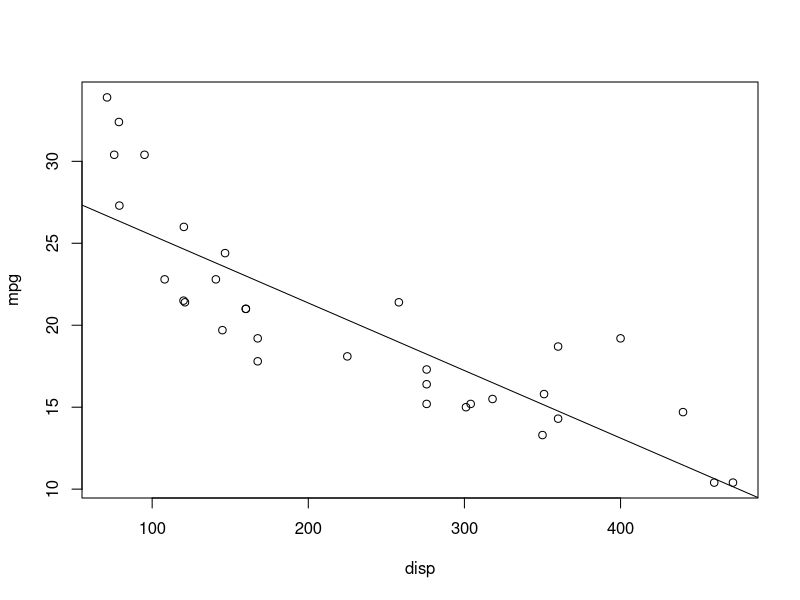
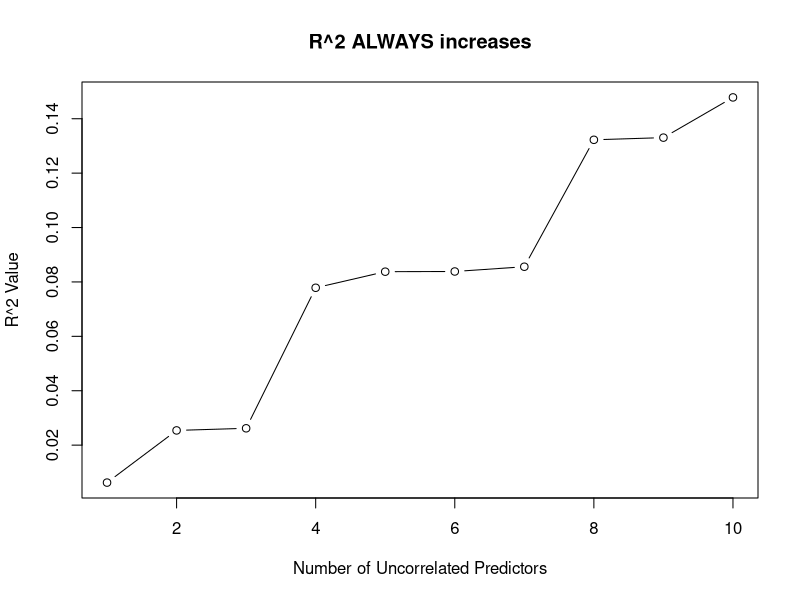
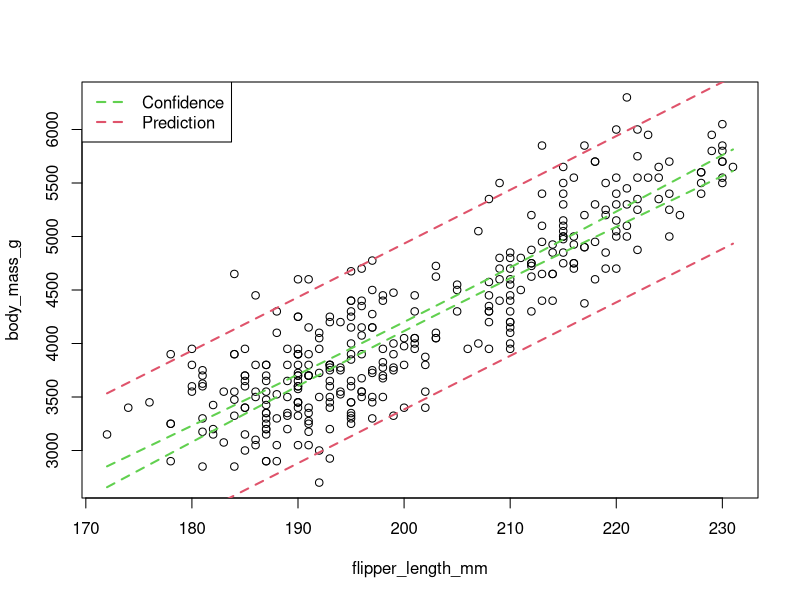
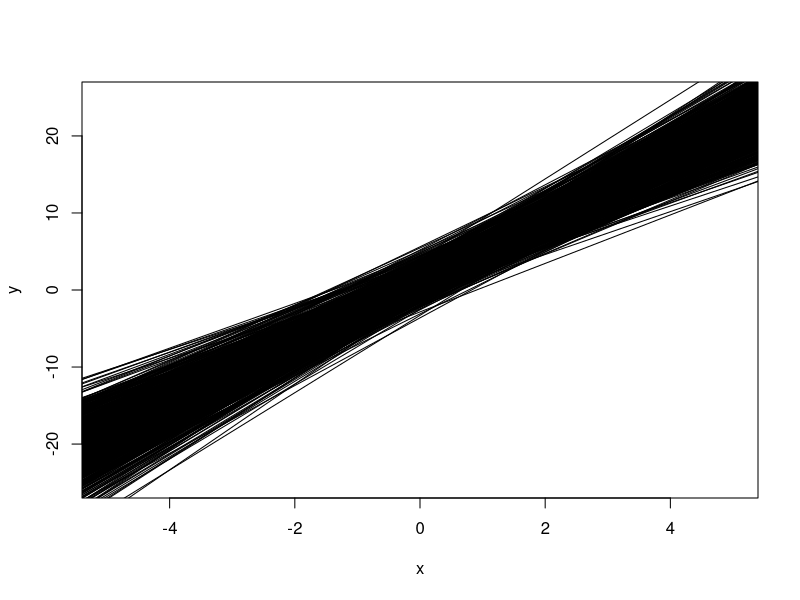

Source code (R) for these figures, in order:
## ---- chunk 1
#| label: setup
#| include: false
set.seed(2112)
## ---- chunk 2
#| label: XTX = XTXT
#| echo: true
#| eval: true
## Demonstration that they're true (up to a rounding error)
mylm <- broom::augment(lm(mpg ~ disp, data = mtcars))
sum(mylm$.resid * mylm$.fitted)
mean(mylm$.resid)
X <- model.matrix(mpg ~ disp, data = mtcars)
all.equal(t(X) %*% X, t(t(X) %*% X))
## ---- chunk 3
#| label: mpg-anova-only
#| echo: true
anova(lm(mpg ~ disp, data = mtcars)) |> 
    knitr::kable()
## ---- chunk 4
#| label: plot-mpg
#| fig-width: 4
#| fig-height: 5
plot(mpg ~ disp, data = mtcars)
abline(lm(mpg ~ disp, data = mtcars))
## ---- chunk 5
#| label: mpg-anova
#| echo: true
anova(lm(mpg ~ qsec, data = mtcars)) |> 
    knitr::kable()

summary(lm(mpg ~ qsec, data = mtcars))$coef |>
    knitr::kable()
## ---- chunk 6
#| label: mpg-anova-multi
#| echo: true
anova(lm(mpg ~ qsec + disp, data = mtcars)) |> 
    knitr::kable()

summary(lm(mpg ~ qsec + disp, data = mtcars))$coef |>
    knitr::kable()
## ---- chunk 7
#| label: r-sq-increases-plot
#| echo: false
#| eval: true
#| fig-height: 4.5
#| fig-width: 4
nx <- 10 # Number of uncorrelated predictores
uncorr <- matrix(rnorm(50*(nx + 1)), 
    nrow = 50, ncol = nx + 1)
## First column is y, rest are x
colnames(uncorr) <- c("y", paste0("x", 1:nx))
uncorr <- as.data.frame(uncorr)

rsquares <- NA
for (i in 2:(nx + 1)) {
    rsquares <- c(rsquares,
        summary(lm(y ~ ., 
            data = uncorr[,1:i]))$r.squared)
}
plot(1:10, rsquares[-1], type = "b",
    xlab = "Number of Uncorrelated Predictors",
    ylab = "R^2 Value",
    main = "R^2 ALWAYS increases")
## ---- chunk 8
#| label: f-test-type-1-error
#| code-fold: false
n <- 50
p <- 11
X <- matrix(
    data = c(rep(1, n),
        runif(n * (p - 1), -5, 5)),
    ncol = p)
beta <- c(p - 1, rep(0, p - 1)) # beta_0 = 10, will not affect results
y <- X %*% beta + rnorm(n, 0, 3)

mydf <- data.frame(y, X[, -1])
mylm <- lm(y ~ ., data = mydf)
summary(mylm)
## ---- chunk 9
#| label: penguin-setup
#| code-fold: false
library(palmerpenguins)
penguins <- penguins[complete.cases(penguins),]
peng_lm <- lm(body_mass_g ~ flipper_length_mm, data = penguins)
## ---- chunk 10
#| label: penguin-solution
#| code-fold: false
library(palmerpenguins)
penguins <- penguins[complete.cases(penguins),]
peng_lm <- lm(body_mass_g ~ flipper_length_mm, data = penguins)

# confidence intervals along all flipper lengths
flippers <- seq(from = min(penguins$flipper_length_mm),
    to = max(penguins$flipper_length_mm), length.out = 100)

confi <- predict(peng_lm, newdata = data.frame(flipper_length_mm = flippers), interval = "confidence")
predi <- predict(peng_lm, newdata = data.frame(flipper_length_mm = flippers), interval = "prediction")

plot(body_mass_g ~ flipper_length_mm, data = penguins)
lines(x = flippers, y = confi[, "upr"], col = 3, lwd = 2, lty = 2)
lines(x = flippers, y = confi[, "lwr"], col = 3, lwd = 2, lty = 2)
lines(x = flippers, y = predi[, "upr"], col = 2, lwd = 2, lty = 2)
lines(x = flippers, y = predi[, "lwr"], col = 2, lwd = 2, lty = 2)
legend("topleft", legend = c("Confidence", "Prediction"), col = 3:2, lwd = 2, lty = 2)
## ---- chunk 11
#| label: ci-for-hat-y
#| code-fold: false
n <- 30
x <- runif(n, -5, 5)
plot(NA, xlim = c(-5, 5), ylim = c(-25, 25), xlab = "x", ylab = "y")
for (i in 1:1000) {
    y <- 1 + 4 * x + rnorm(n, 0, 8)
    abline(lm(y ~ x))
}
